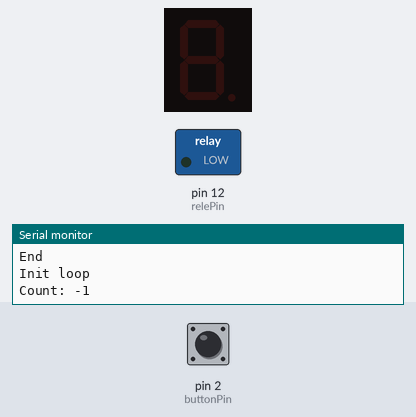
Bench run of a sketch on a simulated Arduino Uno, built with avr-gcc and run on an emulated ATmega328P. On the bench: 1-digit seven-segment display, switched loads named in the sketch (green lamp = pin HIGH), the last lines printed to the serial monitor. The inputs (shaded band) are chosen by the test bench; at power-on: pin 2 (buttonPin) LOW.

Above: at 1.2 s.
1.3 s: pin 2 (buttonPin) pulled HIGH for 1 s
At 2.9 s:
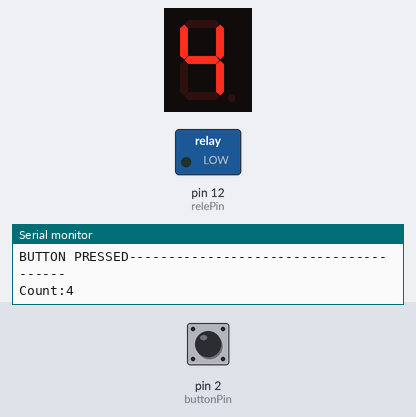
5.3 s: pin 2 (buttonPin) pulled HIGH for 1 s
At 6.5 s:
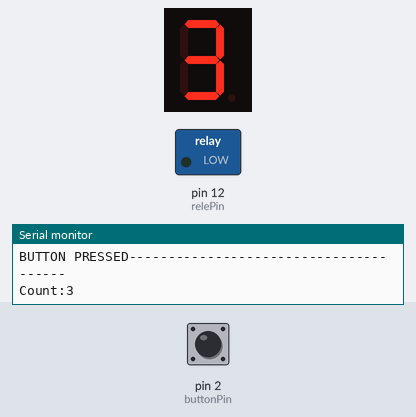
9.3 s: pin 2 (buttonPin) pulled HIGH for 3.2 s
At 9.45 s:
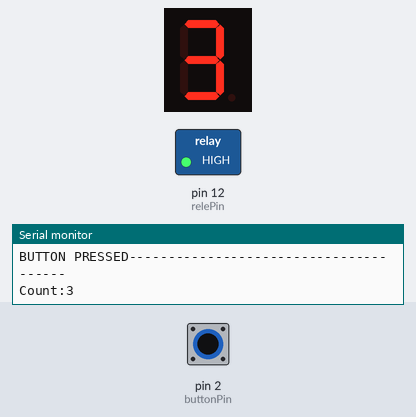
14.0 s: pin 2 (buttonPin) pulled HIGH for 0.15 s
At 15.3 s:
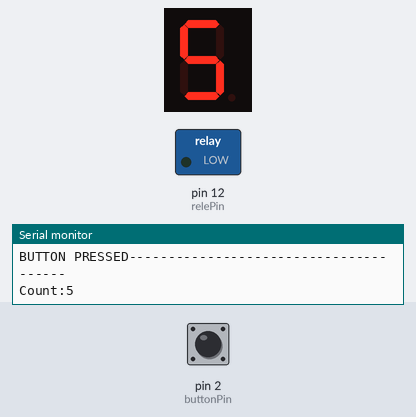
17.1 s: pin 2 (buttonPin) pulsed HIGH 2 times (0.12 s each, 0.3 s apart)
At 18.9 s:
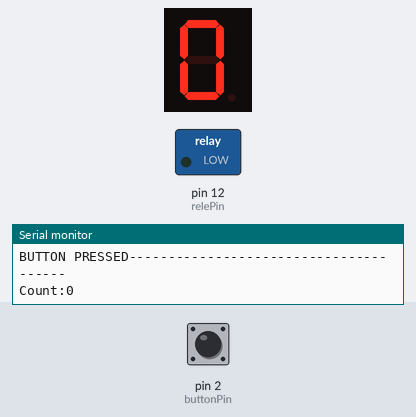
20.7 s: pin 2 (buttonPin) driven HIGH
At 24.64 s:
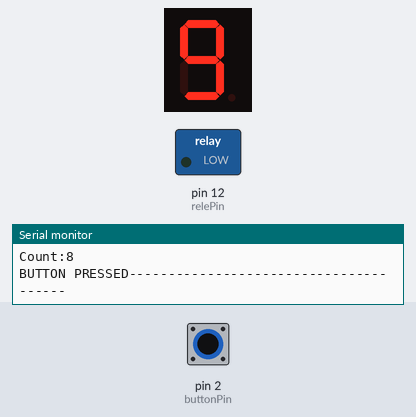
Timing chart, 0 to 24.7 s (numbered marks = the images above; inputs shaded):
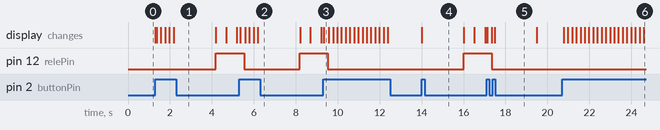

Measured:
- after the input at 1.3 s, pin 12 (relePin): LOW → HIGH after 2.9 s
- after the input at 5.3 s, pin 12 (relePin): HIGH → LOW after 0.24 s, → HIGH 2.6 s later; the display: first changes at once (image 2 shows a later state)
- after the input at 9.3 s, pin 12 (relePin): HIGH → LOW after 0.23 s; the display: changes at once (image 3)
- after the input at 14.0 s, pin 12 (relePin): LOW → HIGH after 2.0 s instead of 0.39 s
- after the input at 17.1 s, pin 12 (relePin): HIGH → LOW after 0.24 s; the display: first changes at once (image 5 shows a later state)
- after the input at 20.7 s, the display: first changes after 0.07 s (image 6 shows a later state)

The sketch:

Timer_rele_7LED.ino
```cpp
//Library
#include "SevenSeg.h"

// constants won't change. They're used here to set pin numbers:
const int buttonPin = 2;     // the number of the pushbutton pin
const int relePin = 12;     // Rele variables
const int dotPin = 4;

//Defines the segments A-G: SevenSeg(A, B, C, D, E, F, G);
SevenSeg disp (5,6,7,8,9,10,11);
const int numOfDigits = 1;  //Number of 7 segments
int digitPins [numOfDigits]={4};  //CC(or CA) pins of segment

//Variables
int _number = 0; //Default number

// variables will change:
int _buttonState = 0;         // variable for reading the pushbutton status

//timer variables
int _count = 0; // number of pushing the button

long int _timing = 0;
long int _timingButton = 0;
long int _initButtonTiming = 0;

// Contant that won't change
const long int _timeScale_ = 600000; // 10min each unit
const int _blinkTimer_ = 500; // timing for dot blinking
long int _delayReadingButton_ = 2000;


// SET UP --------------------------------------------------------------

void setup() {

  Serial.begin(9600);

  // initialize the pushbutton pin as an input:
  pinMode(buttonPin, INPUT);

  //Defines the number of digits to be "numOfDigits" and the digit pins to be the elements of the array "digitPins"
  // disp.setDigitPins ( numOfDigits , digitPins ); // We spare one pin conecting directly sour 5V
  //Only for common cathode 7segments
  disp.setCommonAnode();
  //Control brightness (values 0-100);
  disp.setDutyCycle(50);
  disp.setDPPin(dotPin);

  //Rele
  pinMode(relePin, OUTPUT);
  releON(false);

}

// ----------------------------------------------------------- END SET UP


void updateLED(int n){
  if (n>=0 && n<=9){  //Valid range is from 0 to 9
    disp.writeDigit(n);  //Print number to 7 segment display
  }
  else {
    disp.clearDisp();
  }
}

bool isButtonPressed(){
  // read the state of the pushbutton value:
  _buttonState = digitalRead(buttonPin);
  if (_buttonState == HIGH){
    disp.clearDP();
    return true;
  }
  return false;
}


bool blinkLED(bool up){
  if(up){
    disp.setDP();
    return false;
  }
  else{
    disp.clearDP();
    return true;
  }
}


void releON(bool s){
  if (s == true){
    digitalWrite(relePin, HIGH);
  }
  else{
    digitalWrite(relePin, LOW);
  }
}


void buttonWatcher(){
  // check if the pushbutton is pressed. If it is, the buttonState is HIGH:
  if (isButtonPressed()) {
    Serial.println("BUTTON PRESSED---------------------------------------");
    _initButtonTiming = millis();
    _count = _count + 1;
    updateLED(_count);
    if (_count == 10){
      _count = 0;
      updateLED(_count);
    }
    Serial.print("Count:"); Serial.println(_count);
    delay(200);
    while(_timingButton < _delayReadingButton_){
      buttonWatcher();
    }
    _timingButton = 0;
  }
  _timingButton = millis() - _initButtonTiming;
}

bool runTimer(){
  int stepTime = 10;
  bool light = true;
  long int t0 = 0;
  long int timer = 0;

  timer = _count * _timeScale_;
  t0 = timer;
  while (timer >= 0){
    if ((t0-timer)/_blinkTimer_ > 0){
      t0 = timer;
      light = blinkLED(light);
    }
    if (isButtonPressed()){
      Serial.println("Button pressed, exit from loop");
      buttonWatcher();
      break;
    }
    delay(stepTime);
    _count = timer/_timeScale_;
    updateLED(_count);
    timer = timer - stepTime;
  }
  Serial.println("runTimer ended");
  return true;
}

void loop()
{
  _count = -1;
  Serial.println("Init loop");
  Serial.print("Count: "); Serial.println(_count);

  buttonWatcher();

  if (_count > 0){
    releON(true);
    runTimer();
  }
  releON(false);
  _timingButton = 0;
  disp.clearDisp();
  Serial.println("End");
}
```
